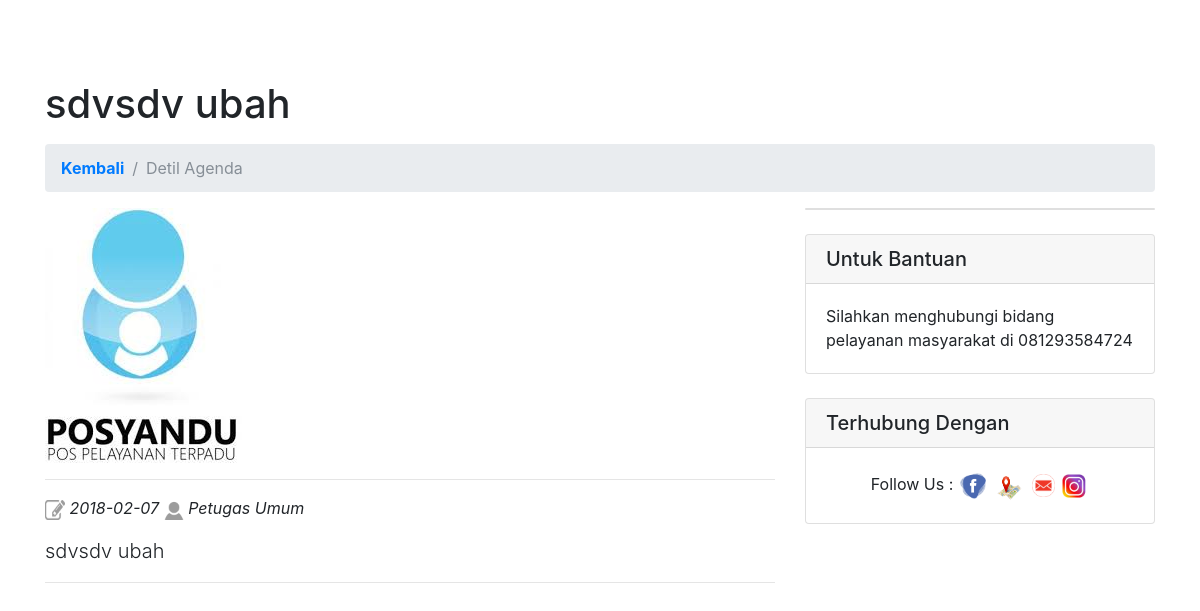
The app's page /desa.com/pages/agenda_lkp.php?id=AG002 with its own data.
### tables this page shows
CREATE TABLE IF NOT EXISTS `agenda` (
  `id_agenda` char(5) NOT NULL,
  `judul` varchar(50) NOT NULL,
  `tanggal` date NOT NULL,
  `isi` text NOT NULL,
  `foto` varchar(200) NOT NULL,
  `id_pegawai` char(5) NOT NULL,
  PRIMARY KEY (`id_agenda`),
  KEY `id_pegawai` (`id_pegawai`)
);

### desa.com/pages/agenda_lkp.php (the view, shortened to what this page needs)
<?php
include "../../koneksi/koneksi.php";
$query = mysqli_query($conn,"SELECT * FROM agenda where id_agenda='".$_GET['id']."'");
$result = mysqli_fetch_array($query);
?>
<!DOCTYPE html>
<html lang="en">
  <head>
    <link href="../vendor/bootstrap/css/bootstrap.min.css" rel="stylesheet">
    <link href="../css/modern-business.css" rel="stylesheet">
  </head>
  <body>
   <div class="container">
      <h1 class="mt-4 mb-3"><?php echo $result['judul'];?>
      </h1>
      <ol class="breadcrumb">
        <li class="breadcrumb-item">
          <a href="../index.php?page=agenda"><b>Kembali</b></a>
        </li>
        <li class="breadcrumb-item active" >Detil Agenda</li>
      </ol>
      <div class="row">
        <div class="col-lg-8">
		  <?php echo "<img class='img-fluid rounded' src='../images/".$result['foto']."'";?>
          <hr>
          <hr>
		  <p>
		  <img src="../images/posting.png" height="20" width="20"> <i><?php echo $result['tanggal'];?></i>
		  <img src="../images/admin.png" height="20" width="20"> <i> <?php echo 'Petugas Umum';?></i>
		  </p>
          <p class="lead"><?php echo $result['isi']; ?></p>
          <hr>
          </div>
        <div class="col-md-4">
          <div class="card mb-4">
          </div>
          <div class="card my-4">
            <h5 class="card-header">Untuk Bantuan</h5>
            <div class="card-body">
              <div class="row">
                <div class="col-lg-12">
                  Silahkan menghubungi bidang pelayanan masyarakat di 081293584724
                </div>
                <div class="col-lg-6">
                </div>
              </div>
            </div>
          </div>
          <div class="card my-4">
            <h5 class="card-header">Terhubung Dengan</h5>
            <div class="card-body" align="center">
              Follow Us :
				  <a class="footer-image" href="https://web.facebook.com/groups/2175245132698936/">
         <img src="../../images/socmed/fb2.png" width="30px" height="30px">
				 <a class="footer-image" href="https://www.google.com/maps/embed?pb=!1m18!1m12!1m3!1d3965.6097846337207!2d106.4657244140688!3d-6.314880963552579!2m3!1f0!2f0!3f0!3m2!1i1024!2i768!4f13.1!3m3!1m2!1s0x2e42089ec4a1b815%3A0x1337a097e04e30d2!2sKantor+Desa+Singabangsa!5e0!3m2!1sid!2sid!4v1516082446667">
          <img src="../../images/socmed/maps.png" width="35px" height="35px">
				 <a class="footer-image" href="#">
         <img src="../../images/socmed/email.png" width="23px" height="23px">
				 <a class="footer-image" href="#">
         <img src="../../images/socmed/instagram.png" width="30px" height="30px">
            </div>
          </div>
        </div>
      </div>
    </div>
	</body>

### desa.com/css/modern-business.css (style rules this page uses)
body { padding-top: 54px; }
@media (min-width: 992px) { body { padding-top: 56px; } }

### records on screen
agenda: judul "sdvsdv ubah", foto (picture), tanggal "2018-02-07", isi "sdvsdv ubah"
